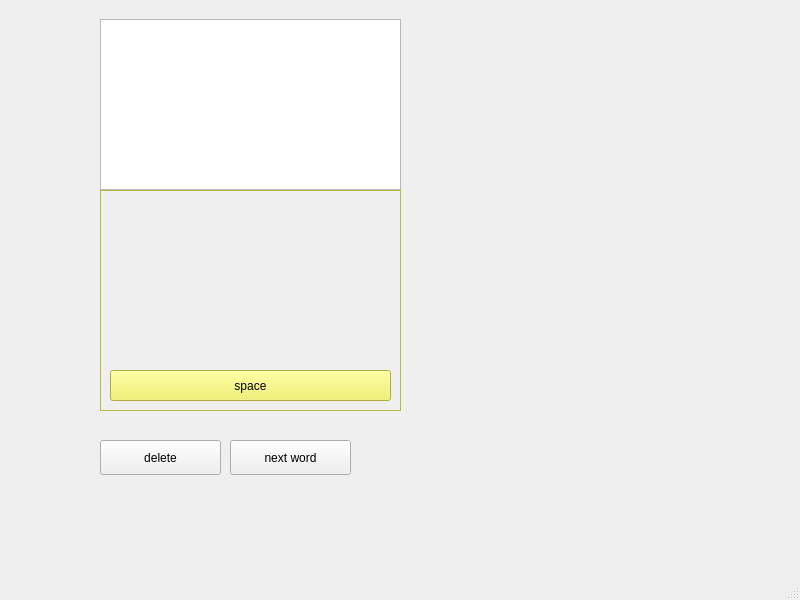
<?xml version="1.0" encoding="UTF-8"?>
<ui version="4.0">
 <class>MainWindow</class>
 <widget class="QMainWindow" name="MainWindow">
  <property name="geometry">
   <rect>
    <x>0</x>
    <y>0</y>
    <width>800</width>
    <height>600</height>
   </rect>
  </property>
  <property name="windowTitle">
   <string>MainWindow</string>
  </property>
  <widget class="QWidget" name="centralwidget">
   <widget class="QFrame" name="frame">
    <property name="geometry">
     <rect>
      <x>100</x>
      <y>190</y>
      <width>301</width>
      <height>221</height>
     </rect>
    </property>
    <property name="palette">
     <palette>
      <active>
       <colorrole role="WindowText">
        <brush brushstyle="SolidPattern">
         <color alpha="255">
          <red>0</red>
          <green>0</green>
          <blue>0</blue>
         </color>
        </brush>
       </colorrole>
       <colorrole role="Button">
        <brush brushstyle="SolidPattern">
         <color alpha="255">
          <red>239</red>
          <green>241</green>
          <blue>87</blue>
         </color>
        </brush>
       </colorrole>
       <colorrole role="Light">
        <brush brushstyle="SolidPattern">
         <color alpha="255">
          <red>255</red>
          <green>255</green>
          <blue>199</blue>
         </color>
        </brush>
       </colorrole>
       <colorrole role="Midlight">
        <brush brushstyle="SolidPattern">
         <color alpha="255">
          <red>247</red>
          <green>248</green>
          <blue>143</blue>
         </color>
        </brush>
       </colorrole>
       <colorrole role="Dark">
        <brush brushstyle="SolidPattern">
         <color alpha="255">
          <red>119</red>
          <green>120</green>
          <blue>43</blue>
         </color>
        </brush>
       </colorrole>
       <colorrole role="Mid">
        <brush brushstyle="SolidPattern">
         <color alpha="255">
          <red>159</red>
          <green>161</green>
          <blue>58</blue>
         </color>
        </brush>
       </colorrole>
       <colorrole role="Text">
        <brush brushstyle="SolidPattern">
         <color alpha="255">
          <red>0</red>
          <green>0</green>
          <blue>0</blue>
         </color>
        </brush>
       </colorrole>
       <colorrole role="BrightText">
        <brush brushstyle="SolidPattern">
         <color alpha="255">
          <red>255</red>
          <green>255</green>
          <blue>255</blue>
         </color>
        </brush>
       </colorrole>
       <colorrole role="ButtonText">
        <brush brushstyle="SolidPattern">
         <color alpha="255">
          <red>0</red>
          <green>0</green>
          <blue>0</blue>
         </color>
        </brush>
       </colorrole>
       <colorrole role="Base">
        <brush brushstyle="SolidPattern">
         <color alpha="255">
          <red>255</red>
          <green>255</green>
          <blue>255</blue>
         </color>
        </brush>
       </colorrole>
       <colorrole role="Window">
        <brush brushstyle="SolidPattern">
         <color alpha="255">
          <red>239</red>
          <green>241</green>
          <blue>87</blue>
         </color>
        </brush>
       </colorrole>
       <colorrole role="Shadow">
        <brush brushstyle="SolidPattern">
         <color alpha="255">
          <red>0</red>
          <green>0</green>
          <blue>0</blue>
         </color>
        </brush>
       </colorrole>
       <colorrole role="AlternateBase">
        <brush brushstyle="SolidPattern">
         <color alpha="255">
          <red>247</red>
          <green>248</green>
          <blue>171</blue>
         </color>
        </brush>
       </colorrole>
       <colorrole role="ToolTipBase">
        <brush brushstyle="SolidPattern">
         <color alpha="255">
          <red>255</red>
          <green>255</green>
          <blue>220</blue>
         </color>
        </brush>
       </colorrole>
       <colorrole role="ToolTipText">
        <brush brushstyle="SolidPattern">
         <color alpha="255">
          <red>0</red>
          <green>0</green>
          <blue>0</blue>
         </color>
        </brush>
       </colorrole>
       <colorrole role="PlaceholderText">
        <brush brushstyle="SolidPattern">
         <color alpha="128">
          <red>0</red>
          <green>0</green>
          <blue>0</blue>
         </color>
        </brush>
       </colorrole>
      </active>
      <inactive>
       <colorrole role="WindowText">
        <brush brushstyle="SolidPattern">
         <color alpha="255">
          <red>0</red>
          <green>0</green>
          <blue>0</blue>
         </color>
        </brush>
       </colorrole>
       <colorrole role="Button">
        <brush brushstyle="SolidPattern">
         <color alpha="255">
          <red>239</red>
          <green>241</green>
          <blue>87</blue>
         </color>
        </brush>
       </colorrole>
       <colorrole role="Light">
        <brush brushstyle="SolidPattern">
         <color alpha="255">
          <red>255</red>
          <green>255</green>
          <blue>199</blue>
         </color>
        </brush>
       </colorrole>
       <colorrole role="Midlight">
        <brush brushstyle="SolidPattern">
         <color alpha="255">
          <red>247</red>
          <green>248</green>
          <blue>143</blue>
         </color>
        </brush>
       </colorrole>
       <colorrole role="Dark">
        <brush brushstyle="SolidPattern">
         <color alpha="255">
          <red>119</red>
          <green>120</green>
          <blue>43</blue>
         </color>
        </brush>
       </colorrole>
       <colorrole role="Mid">
        <brush brushstyle="SolidPattern">
         <color alpha="255">
          <red>159</red>
          <green>161</green>
          <blue>58</blue>
         </color>
        </brush>
       </colorrole>
       <colorrole role="Text">
        <brush brushstyle="SolidPattern">
         <color alpha="255">
          <red>0</red>
          <green>0</green>
          <blue>0</blue>
         </color>
        </brush>
       </colorrole>
       <colorrole role="BrightText">
        <brush brushstyle="SolidPattern">
         <color alpha="255">
          <red>255</red>
          <green>255</green>
          <blue>255</blue>
         </color>
        </brush>
       </colorrole>
       <colorrole role="ButtonText">
        <brush brushstyle="SolidPattern">
         <color alpha="255">
          <red>0</red>
          <green>0</green>
          <blue>0</blue>
         </color>
        </brush>
       </colorrole>
       <colorrole role="Base">
        <brush brushstyle="SolidPattern">
         <color alpha="255">
          <red>255</red>
          <green>255</green>
          <blue>255</blue>
         </color>
        </brush>
       </colorrole>
       <colorrole role="Window">
        <brush brushstyle="SolidPattern">
         <color alpha="255">
          <red>239</red>
          <green>241</green>
          <blue>87</blue>
         </color>
        </brush>
       </colorrole>
       <colorrole role="Shadow">
        <brush brushstyle="SolidPattern">
         <color alpha="255">
          <red>0</red>
          <green>0</green>
          <blue>0</blue>
         </color>
        </brush>
       </colorrole>
       <colorrole role="AlternateBase">
        <brush brushstyle="SolidPattern">
         <color alpha="255">
          <red>247</red>
          <green>248</green>
          <blue>171</blue>
         </color>
        </brush>
       </colorrole>
       <colorrole role="ToolTipBase">
        <brush brushstyle="SolidPattern">
         <color alpha="255">
          <red>255</red>
          <green>255</green>
          <blue>220</blue>
         </color>
        </brush>
       </colorrole>
       <colorrole role="ToolTipText">
        <brush brushstyle="SolidPattern">
         <color alpha="255">
          <red>0</red>
          <green>0</green>
          <blue>0</blue>
         </color>
        </brush>
       </colorrole>
       <colorrole role="PlaceholderText">
        <brush brushstyle="SolidPattern">
         <color alpha="128">
          <red>0</red>
          <green>0</green>
          <blue>0</blue>
         </color>
        </brush>
       </colorrole>
      </inactive>
      <disabled>
       <colorrole role="WindowText">
        <brush brushstyle="SolidPattern">
         <color alpha="255">
          <red>119</red>
          <green>120</green>
          <blue>43</blue>
         </color>
        </brush>
       </colorrole>
       <colorrole role="Button">
        <brush brushstyle="SolidPattern">
         <color alpha="255">
          <red>239</red>
          <green>241</green>
          <blue>87</blue>
         </color>
        </brush>
       </colorrole>
       <colorrole role="Light">
        <brush brushstyle="SolidPattern">
         <color alpha="255">
          <red>255</red>
          <green>255</green>
          <blue>199</blue>
         </color>
        </brush>
       </colorrole>
       <colorrole role="Midlight">
        <brush brushstyle="SolidPattern">
         <color alpha="255">
          <red>247</red>
          <green>248</green>
          <blue>143</blue>
         </color>
        </brush>
       </colorrole>
       <colorrole role="Dark">
        <brush brushstyle="SolidPattern">
         <color alpha="255">
          <red>119</red>
          <green>120</green>
          <blue>43</blue>
         </color>
        </brush>
       </colorrole>
       <colorrole role="Mid">
        <brush brushstyle="SolidPattern">
         <color alpha="255">
          <red>159</red>
          <green>161</green>
          <blue>58</blue>
         </color>
        </brush>
       </colorrole>
       <colorrole role="Text">
        <brush brushstyle="SolidPattern">
         <color alpha="255">
          <red>119</red>
          <green>120</green>
          <blue>43</blue>
         </color>
        </brush>
       </colorrole>
       <colorrole role="BrightText">
        <brush brushstyle="SolidPattern">
         <color alpha="255">
          <red>255</red>
          <green>255</green>
          <blue>255</blue>
         </color>
        </brush>
       </colorrole>
       <colorrole role="ButtonText">
        <brush brushstyle="SolidPattern">
         <color alpha="255">
          <red>119</red>
          <green>120</green>
          <blue>43</blue>
         </color>
        </brush>
       </colorrole>
       <colorrole role="Base">
        <brush brushstyle="SolidPattern">
         <color alpha="255">
          <red>239</red>
          <green>241</green>
          <blue>87</blue>
         </color>
        </brush>
       </colorrole>
       <colorrole role="Window">
        <brush brushstyle="SolidPattern">
         <color alpha="255">
          <red>239</red>
          <green>241</green>
          <blue>87</blue>
         </color>
        </brush>
       </colorrole>
       <colorrole role="Shadow">
        <brush brushstyle="SolidPattern">
         <color alpha="255">
          <red>0</red>
          <green>0</green>
          <blue>0</blue>
         </color>
        </brush>
       </colorrole>
       <colorrole role="AlternateBase">
        <brush brushstyle="SolidPattern">
         <color alpha="255">
          <red>239</red>
          <green>241</green>
          <blue>87</blue>
         </color>
        </brush>
       </colorrole>
       <colorrole role="ToolTipBase">
        <brush brushstyle="SolidPattern">
         <color alpha="255">
          <red>255</red>
          <green>255</green>
          <blue>220</blue>
         </color>
        </brush>
       </colorrole>
       <colorrole role="ToolTipText">
        <brush brushstyle="SolidPattern">
         <color alpha="255">
          <red>0</red>
          <green>0</green>
          <blue>0</blue>
         </color>
        </brush>
       </colorrole>
       <colorrole role="PlaceholderText">
        <brush brushstyle="SolidPattern">
         <color alpha="128">
          <red>0</red>
          <green>0</green>
          <blue>0</blue>
         </color>
        </brush>
       </colorrole>
      </disabled>
     </palette>
    </property>
    <property name="frameShape">
     <enum>QFrame::StyledPanel</enum>
    </property>
    <property name="frameShadow">
     <enum>QFrame::Raised</enum>
    </property>
    <widget class="QWidget" name="gridLayoutWidget">
     <property name="geometry">
      <rect>
       <x>10</x>
       <y>10</y>
       <width>281</width>
       <height>171</height>
      </rect>
     </property>
     <layout class="QGridLayout" name="gridLayout" rowstretch="0" columnstretch="0">
      <property name="sizeConstraint">
       <enum>QLayout::SetNoConstraint</enum>
      </property>
      <property name="verticalSpacing">
       <number>5</number>
      </property>
     </layout>
    </widget>
    <widget class="QPushButton" name="spaceButton">
     <property name="geometry">
      <rect>
       <x>10</x>
       <y>180</y>
       <width>281</width>
       <height>31</height>
      </rect>
     </property>
     <property name="text">
      <string>space</string>
     </property>
    </widget>
   </widget>
   <widget class="QTextEdit" name="wordsEdit">
    <property name="enabled">
     <bool>true</bool>
    </property>
    <property name="geometry">
     <rect>
      <x>100</x>
      <y>19</y>
      <width>301</width>
      <height>171</height>
     </rect>
    </property>
   </widget>
   <widget class="QPushButton" name="deleteBtn">
    <property name="geometry">
     <rect>
      <x>100</x>
      <y>440</y>
      <width>121</width>
      <height>35</height>
     </rect>
    </property>
    <property name="text">
     <string>delete</string>
    </property>
   </widget>
   <widget class="QPushButton" name="nextBtn">
    <property name="geometry">
     <rect>
      <x>230</x>
      <y>440</y>
      <width>121</width>
      <height>35</height>
     </rect>
    </property>
    <property name="text">
     <string>next word</string>
    </property>
   </widget>
  </widget>
  <widget class="QMenuBar" name="menubar">
   <property name="geometry">
    <rect>
     <x>0</x>
     <y>0</y>
     <width>800</width>
     <height>27</height>
    </rect>
   </property>
  </widget>
  <widget class="QStatusBar" name="statusbar"/>
 </widget>
 <resources/>
 <connections/>
</ui>
